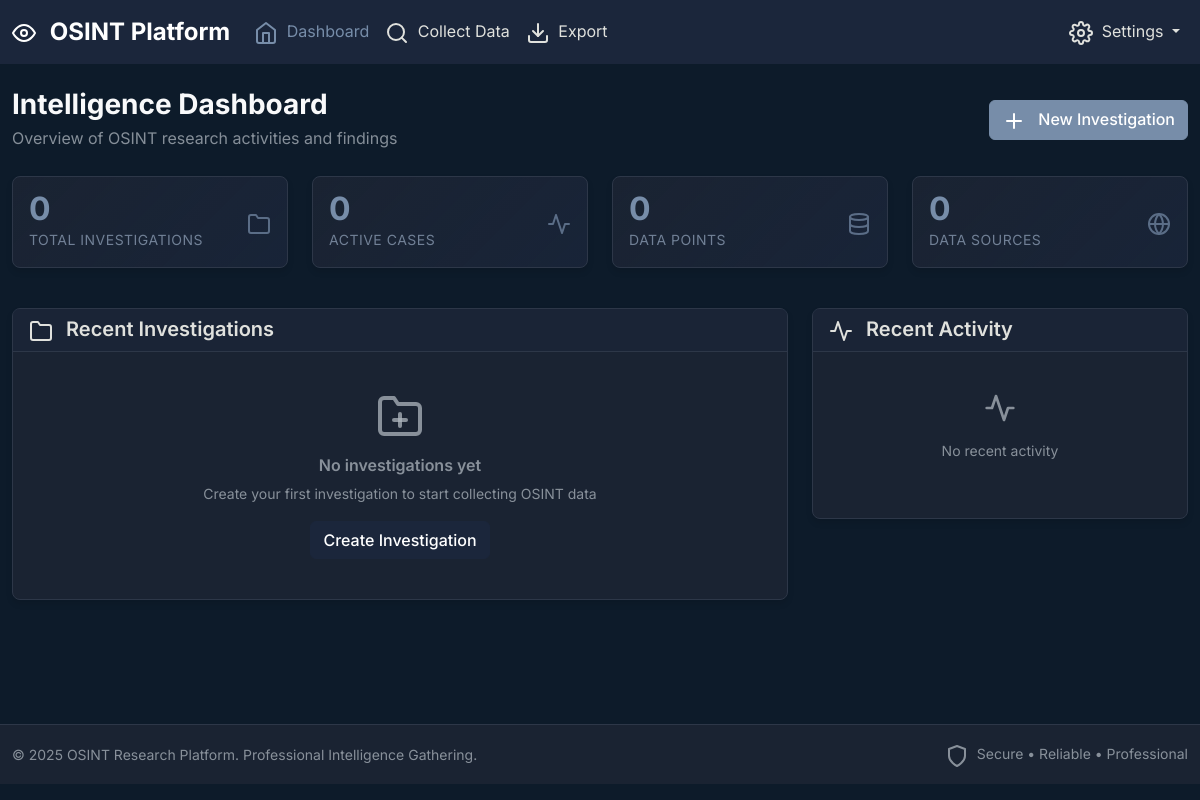
Before: / with the older database file.
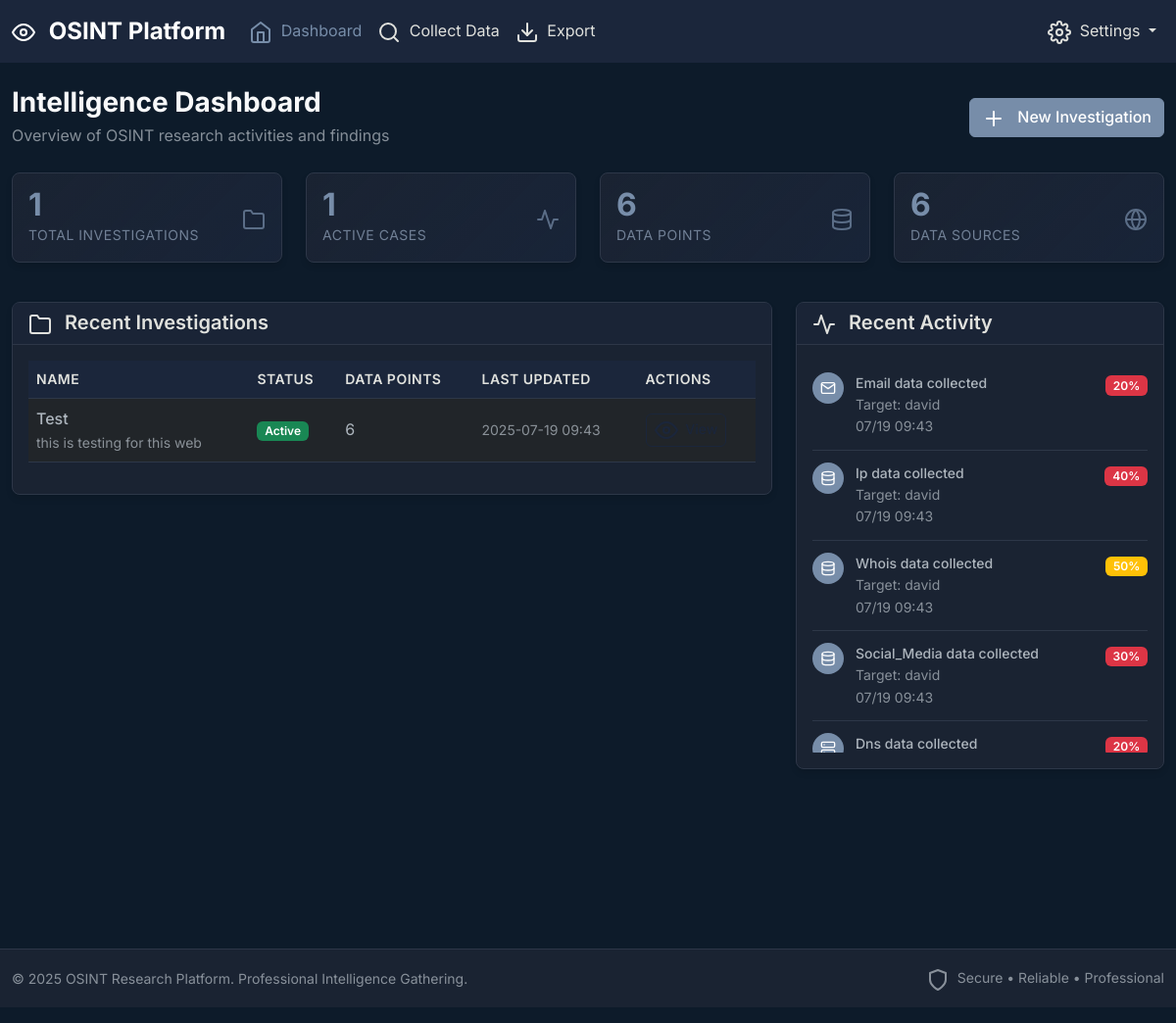
After: the same page with the newer database file.
### models.py (models this page shows, shortened)
class Investigation(db.Model):
    id = db.Column(db.Integer, primary_key=True)
    name = db.Column(db.String(200), nullable=False)
    description = db.Column(db.Text)
    created_at = db.Column(db.DateTime, default=datetime.utcnow)
    updated_at = db.Column(db.DateTime, default=datetime.utcnow, onupdate=datetime.utcnow)
    status = db.Column(db.String(50), default='active')
    data_entries = db.relationship('DataEntry', backref='investigation', lazy=True, cascade='all, delete-orphan')

class DataEntry(db.Model):
    id = db.Column(db.Integer, primary_key=True)
    investigation_id = db.Column(db.Integer, db.ForeignKey('investigation.id'), nullable=False)
    source_type = db.Column(db.String(100), nullable=False)  # 'website', 'social_media', 'dns', etc.
    source_url = db.Column(db.String(500))
    target = db.Column(db.String(200), nullable=False)  # Search target/query
    data = db.Column(db.Text)  # JSON string of collected data
    meta_data = db.Column(db.Text)  # JSON string of metadata
    collected_at = db.Column(db.DateTime, default=datetime.utcnow)
    confidence_score = db.Column(db.Float, default=0.0)

### routes.py (the view)
@app.route('/')
def dashboard():
    investigations = Investigation.query.order_by(Investigation.updated_at.desc()).limit(10).all()
    recent_data = DataEntry.query.order_by(DataEntry.collected_at.desc()).limit(20).all()
    total_investigations = Investigation.query.count()
    total_data_entries = DataEntry.query.count()
    active_investigations = Investigation.query.filter_by(status='active').count()
    stats = {
        'total_investigations': total_investigations,
        'total_data_entries': total_data_entries,
        'active_investigations': active_investigations,
        'data_sources': len(set([entry.source_type for entry in DataEntry.query.all()]))
    }
    return render_template('dashboard.html',
                         investigations=investigations,
                         recent_data=recent_data,
                         stats=stats)

### templates/dashboard.html (shortened to what this page needs)
{% extends "base.html" %}
{% block content %}
<div class="container-fluid py-4">
    <div class="row mb-4">
        <div class="col-12">
            <div class="d-flex justify-content-between align-items-center">
                <div>
                    <h1 class="h3 fw-bold text-light mb-1">Intelligence Dashboard</h1>
                    <p class="text-muted mb-0">Overview of OSINT research activities and findings</p>
                </div>
                <div>
                    <button type="button" class="btn btn-accent" data-bs-toggle="modal" data-bs-target="#newInvestigationModal">
                        <i data-feather="plus" class="me-2"></i>
                        New Investigation
                    </button>
                </div>
            </div>
        </div>
    </div>
    <div class="row mb-4">
        <div class="col-md-3 mb-3">
            <div class="card stat-card">
                <div class="card-body">
                    <div class="d-flex justify-content-between align-items-center">
                        <div>
                            <div class="stat-number">{{ stats.total_investigations }}</div>
                            <div class="stat-label">Total Investigations</div>
                        </div>
                        <div class="stat-icon">
                            <i data-feather="folder"></i>
                        </div>
                    </div>
                </div>
            </div>
        </div>
        <div class="col-md-3 mb-3">
            <div class="card stat-card">
                <div class="card-body">
                    <div class="d-flex justify-content-between align-items-center">
                        <div>
                            <div class="stat-number">{{ stats.active_investigations }}</div>
                            <div class="stat-label">Active Cases</div>
                        </div>
                        <div class="stat-icon">
                            <i data-feather="activity"></i>
                        </div>
                    </div>
                </div>
            </div>
        </div>
        <div class="col-md-3 mb-3">
            <div class="card stat-card">
                <div class="card-body">
                    <div class="d-flex justify-content-between align-items-center">
                        <div>
                            <div class="stat-number">{{ stats.total_data_entries }}</div>
                            <div class="stat-label">Data Points</div>
                        </div>
                        <div class="stat-icon">
                            <i data-feather="database"></i>
                        </div>
                    </div>
                </div>
            </div>
        </div>
        <div class="col-md-3 mb-3">
            <div class="card stat-card">
                <div class="card-body">
                    <div class="d-flex justify-content-between align-items-center">
                        <div>
                            <div class="stat-number">{{ stats.data_sources }}</div>
                            <div class="stat-label">Data Sources</div>
                        </div>
                        <div class="stat-icon">
                            <i data-feather="globe"></i>
                        </div>
                    </div>
                </div>
            </div>
        </div>
    </div>
    <div class="row">
        <div class="col-lg-8 mb-4">
            <div class="card">
                <div class="card-header">
                    <h5 class="card-title mb-0">
                        <i data-feather="folder" class="me-2"></i>
                        Recent Investigations
                    </h5>
                </div>
                <div class="card-body">
                    {% if investigations %}
                        <div class="table-responsive">
                            <table class="table table-hover data-table">
                                <thead>
                                    <tr>
                                        <th>Name</th>
                                        <th>Status</th>
                                        <th>Data Points</th>
                                        <th>Last Updated</th>
                                        <th>Actions</th>
                                    </tr>
                                </thead>
                                <tbody>
                                    {% for investigation in investigations %}
                                    <tr>
                                        <td>
                                            <div class="fw-medium">{{ investigation.name }}</div>
                                            {% if investigation.description %}
                                            <div class="text-muted small">{{ investigation.description[:50] }}{% if investigation.description|length > 50 %}...{% endif %}</div>
                                            {% endif %}
                                        </td>
                                        <td>
                                            <span class="badge bg-{% if investigation.status == 'active' %}success{% else %}secondary{% endif %}">
                                                {{ investigation.status.title() }}
                                            </span>
                                        </td>
                                        <td>{{ investigation.data_entries|length }}</td>
                                        <td>
                                            <span class="text-muted small">{{ investigation.updated_at.strftime('%Y-%m-%d %H:%M') }}</span>
                                        </td>
                                        <td>
                                            <a href="{{ url_for('view_investigation', id=investigation.id) }}" class="btn btn-sm btn-outline-primary">
                                                <i data-feather="eye" class="me-1"></i>
                                            </a>
                                        </td>
                                    </tr>
                                    {% endfor %}
                                </tbody>
                            </table>
                        </div>
                    {% else %}
                        <div class="text-center py-4">
                            <i data-feather="folder-plus" class="text-muted mb-3" style="width: 48px; height: 48px;"></i>
                            <h6 class="text-muted">No investigations yet</h6>
                            <p class="text-muted small">Create your first investigation to start collecting OSINT data</p>
                            <button type="button" class="btn btn-primary" data-bs-toggle="modal" data-bs-target="#newInvestigationModal">
                                Create Investigation
                            </button>
                        </div>
                    {% endif %}
                </div>
            </div>
        </div>
        <div class="col-lg-4 mb-4">
            <div class="card">
                <div class="card-header">
                    <h5 class="card-title mb-0">
                        <i data-feather="activity" class="me-2"></i>
                        Recent Activity
                    </h5>
                </div>
                <div class="card-body">
                    {% if recent_data %}
                        <div class="activity-feed">
                            {% for entry in recent_data[:10] %}
                            <div class="activity-item">
                                <div class="activity-icon">
                                    <i data-feather="{% if entry.source_type == 'website' %}globe{% elif entry.source_type == 'dns' %}server{% elif entry.source_type == 'email' %}mail{% else %}database{% endif %}"></i>
                                </div>
                                <div class="activity-content">
                                    <div class="fw-medium small">{{ entry.source_type.title() }} data collected</div>
                                    <div class="text-muted small">Target: {{ entry.target }}</div>
                                    <div class="text-muted small">{{ entry.collected_at.strftime('%m/%d %H:%M') }}</div>
                                </div>
                                <div class="activity-meta">
                                    <span class="badge bg-{% if entry.confidence_score > 0.7 %}success{% elif entry.confidence_score > 0.4 %}warning{% else %}danger{% endif %} small">
                                        {{ (entry.confidence_score * 100)|round|int }}%
                                    </span>
                                </div>
                            </div>
                            {% endfor %}
                        </div>
                    {% else %}
                        <div class="text-center py-4">
                            <i data-feather="activity" class="text-muted mb-3" style="width: 32px; height: 32px;"></i>
                            <p class="text-muted small">No recent activity</p>
                        </div>
                    {% endif %}
                </div>
            </div>
        </div>
    </div>
</div>
{% endblock %}

### templates/base.html (shortened to what this page needs)
<!DOCTYPE html>
<html lang="en" data-bs-theme="dark">
<head>
    <link href="https://cdn.jsdelivr.net/npm/bootstrap@5.3.0/dist/css/bootstrap.min.css" rel="stylesheet">
    <link rel="stylesheet" href="{{ url_for('static', filename='css/style.css') }}">
</head>
<body>
    <nav class="navbar navbar-expand-lg navbar-dark bg-primary sticky-top">
        <div class="container-fluid">
            <a class="navbar-brand fw-bold" href="{{ url_for('dashboard') }}">
                <i data-feather="eye" class="me-2"></i>
                OSINT Platform
            </a>
            <div class="collapse navbar-collapse" id="navbarNav">
                <ul class="navbar-nav me-auto">
                    <li class="nav-item">
                        <a class="nav-link {% if request.endpoint == 'dashboard' %}active{% endif %}" href="{{ url_for('dashboard') }}">
                            <i data-feather="home" class="me-1"></i>
                            Dashboard
                        </a>
                    </li>
                    <li class="nav-item">
                        <a class="nav-link {% if request.endpoint == 'search' %}active{% endif %}" href="{{ url_for('search') }}">
                            <i data-feather="search" class="me-1"></i>
                            Collect Data
                        </a>
                    </li>
                    <li class="nav-item">
                        <a class="nav-link {% if request.endpoint == 'export_page' %}active{% endif %}" href="{{ url_for('export_page') }}">
                            <i data-feather="download" class="me-1"></i>
                            Export
                        </a>
                    </li>
                </ul>
                <div class="navbar-nav">
                    <div class="nav-item dropdown">
                        <a class="nav-link dropdown-toggle" href="#" role="button" data-bs-toggle="dropdown">
                            <i data-feather="settings" class="me-1"></i>
                            Settings
                        </a>
                    </div>
                </div>
            </div>
        </div>
    </nav>
    <main class="main-content">
        {% block content %}{% endblock %}
    </main>
    <footer class="footer mt-auto py-3">
        <div class="container-fluid">
            <div class="row align-items-center">
                <div class="col-md-6">
                    <span class="text-muted small">© 2025 OSINT Research Platform. Professional Intelligence Gathering.</span>
                </div>
                <div class="col-md-6 text-end">
                    <span class="text-muted small">
                        <i data-feather="shield" class="me-1"></i>
                        Secure • Reliable • Professional
                    </span>
                </div>
            </div>
        </div>
    </footer>
</body>
</html>

Changed rows visible on the page:
added Investigation: name "Test", description "this is testing for this web", status "Active", data_entries|length "6", updated_at "2025-07-19 09:43"
added DataEntry: source_type "Email", target "david", collected_at "07/19 09:43", (entry.confidence_score*100)|round|int "20"
added DataEntry: source_type "Ip", target "david", collected_at "07/19 09:43", (entry.confidence_score*100)|round|int "40"
added DataEntry: source_type "Whois", target "david", collected_at "07/19 09:43", (entry.confidence_score*100)|round|int "50"
added DataEntry: source_type "Social_Media", target "david", collected_at "07/19 09:43", (entry.confidence_score*100)|round|int "30"
added DataEntry: source_type "Dns", (entry.confidence_score*100)|round|int "20"
Other visible differences:
{{ stats.total_investigations }}: "0" → "1"
{{ stats.active_investigations }}: "0" → "1"
{{ stats.total_data_entries }}: "0" → "6"
{{ stats.data_sources }}: "0" → "6"
text no longer shown: "No investigations yet Create your first investigation to start collecting OSINT data Create Investigation No recent activity"
text now shown: "NAME STATUS DATA POINTS LAST UPDATED ACTIONS"
